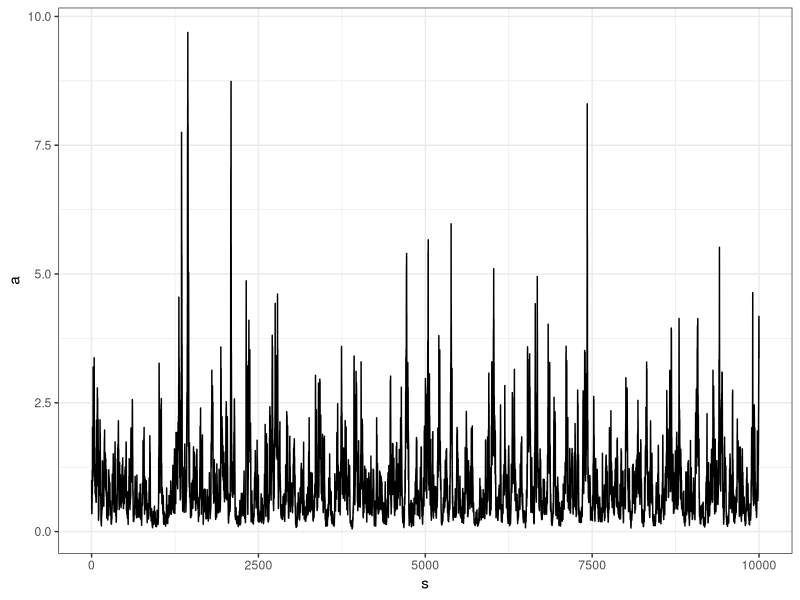
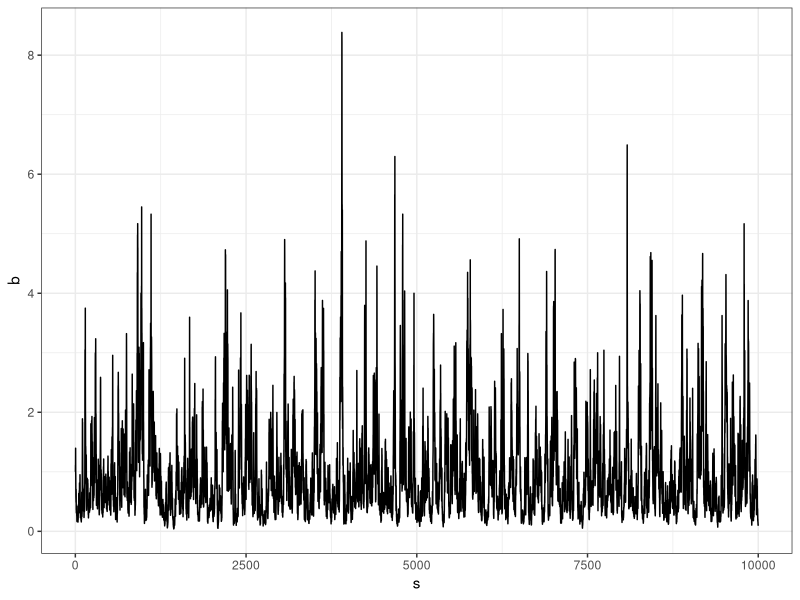
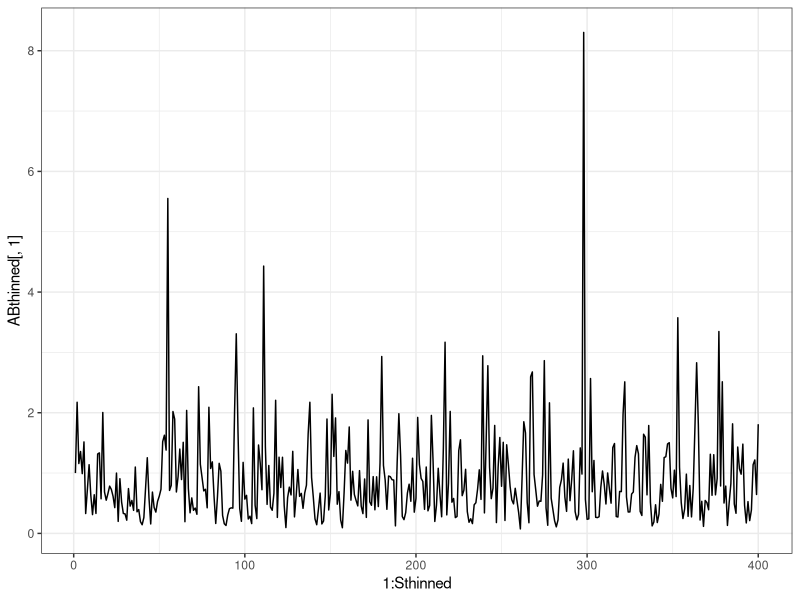
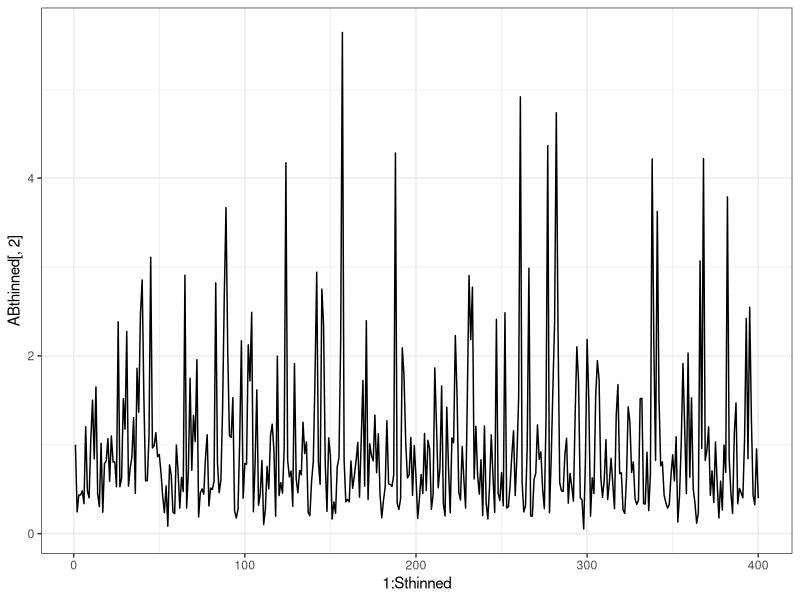
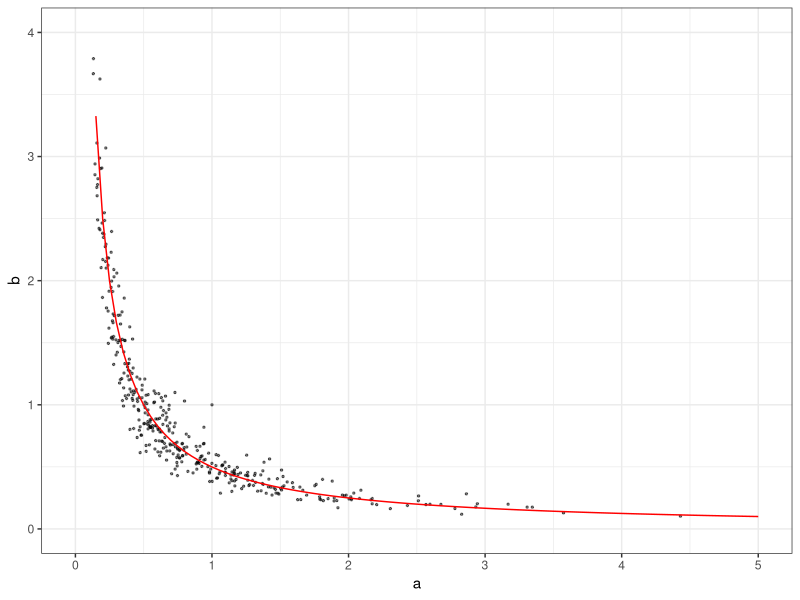
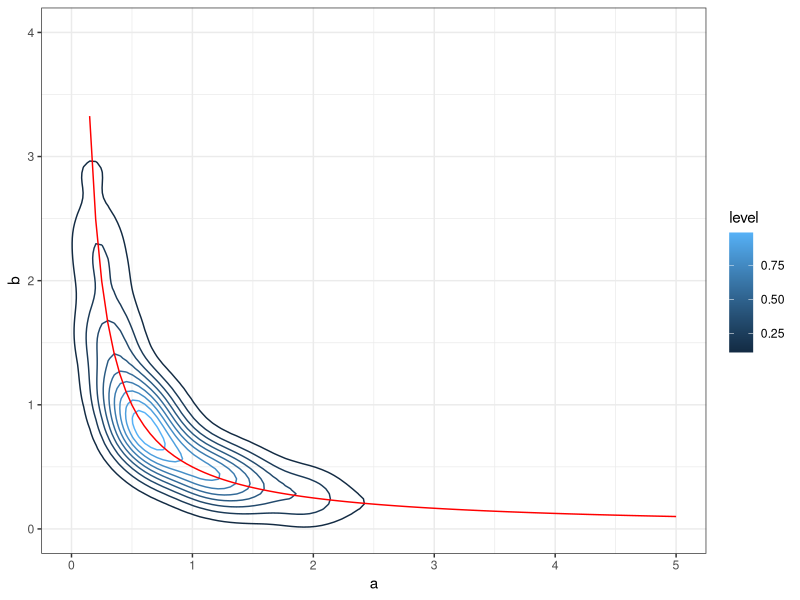
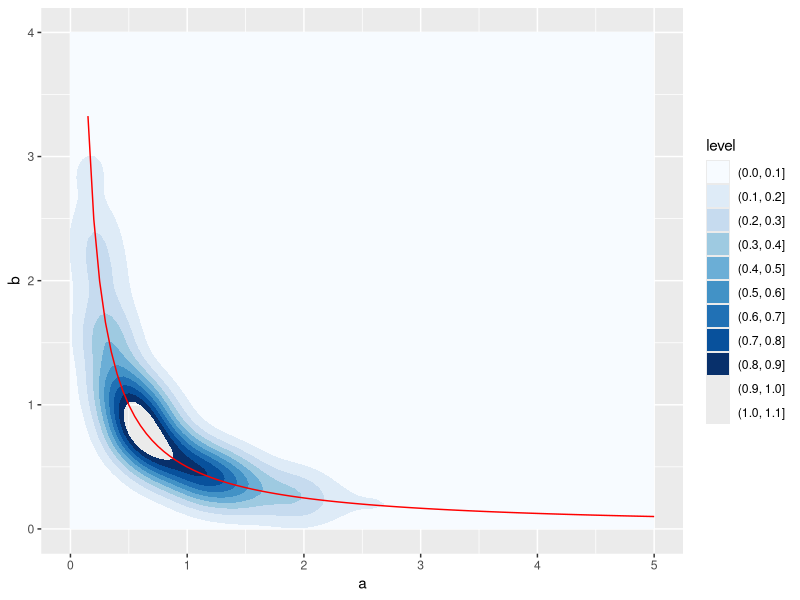
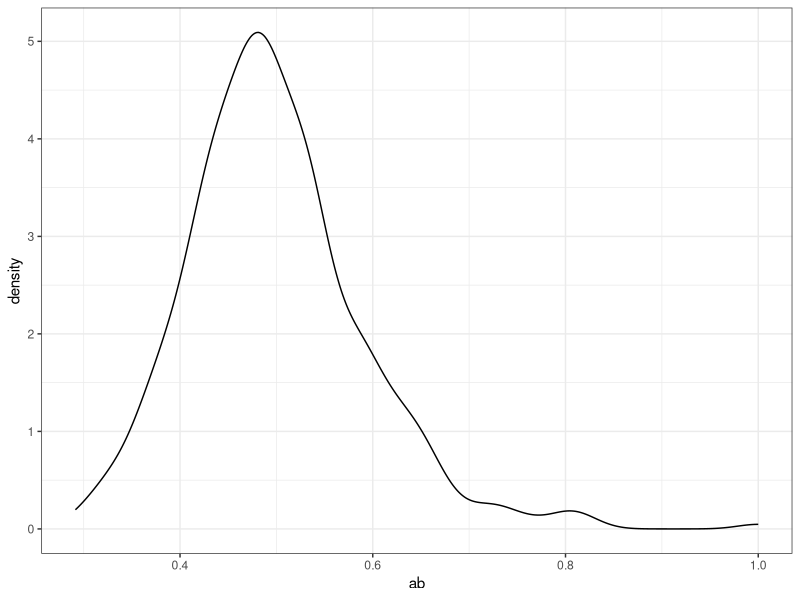

Write the R code that produced these figures, in order.
## ---- chunk 1
library(MASS)
library(coda)
library(ggplot2)
X=c(
0.0371331907051745,0.271390503356533,2.40473359881563,
0.279129389456793,3.89335288168723,6.07299593757399,
2.0008345204379,0.374140078068601,0.269576448538397,
1.316028759158,2.42209106222679,1.12711988643488,
0.847399458693192,0.0916006407183253,3.15166571883227,
0.122355493965856,1.6631530013599,2.31930895969008,
0.254301124443481,2.91553389072551,1.99536939381821,
2.46937213527566,9.4394789881428,5.27195433646316,
0.45310761063482,1.65998358370856,2.95869986327957,
2.82643679251663,0.407467252515871,1.07017463071046
)
## ---- chunk 2
#######################################
# This function is a Gibbs sampler
# 
# Input
#   a0: initial value for a
#   b0: initial value for b
#   S:  number of iterations
#   X:  observed data, just a vector
#
# Output
#   A two column matrix AB with samples 
     #   for a in first column and
     #   for b in second column
#######################################
## ---- chunk 3
sampleGibbs=function(a0, b0, S, X){
  # get sum, which is sufficient statistic
  x=sum(X)
  # get n
  n=length(X)
  # create empty matrix, allocate memory for efficiency
  AB=matrix(NA, nrow=S, ncol=2)
  # iterate the algorithm
  a=a0;b=b0
  for(j in 1:S){ # number of iteration
    AB[j,1]=a
    AB[j,2]=b
    a=rgamma(1,shape=n+1, rate=b*x+1)
    b=rgamma(1,shape=n+1, rate=a*x+1)
  }
  return(AB)
}
## ---- chunk 4
# run Gibbs sampler
a0=b0=1 # initial values = 1
S=10000
AB=sampleGibbs(a0 , b0 , S , X) 
head(AB)

df=data.frame(s=1:S, a=AB[,1], b=AB[,2])
## ---- chunk 5
ggplot(df)+
  geom_line(aes(x=s, y=a))+
  theme_bw()
ggplot(df)+
  geom_line(aes(x=s, y=b))+
  theme_bw()
## ---- chunk 6
effectiveSize(AB[,1])/S*100
effectiveSize(AB[,2])/S*100
## ---- chunk 7
# AB is the original dataframe
# ABthinned is the thinned version
ABthinned=AB[seq(1,S,by=25),]
Sthinned=dim(ABthinned)[1]

print(Sthinned)

effectiveSize(ABthinned[,1])/Sthinned*100
effectiveSize(ABthinned[,2])/Sthinned*100
## ---- chunk 8
c(effectiveSize(ABthinned[,1]),effectiveSize(AB[,1]))
c(effectiveSize(ABthinned[,2]),effectiveSize(AB[,2]))
## ---- chunk 9
ggplot()+
  geom_line(aes(x=1:Sthinned, y=ABthinned[,1]))+
  theme_bw()
ggplot()+
  geom_line(aes(x=1:Sthinned, y=ABthinned[,2]))+
  theme_bw()
## ---- chunk 10
prod=mean(ABthinned[,1]*ABthinned[,2]) # mean of a*b
f=function(x){return(prod/x)} 
dft=data.frame(a=ABthinned[,1],b=ABthinned[,2])
## ---- chunk 11
ggplot(dft, aes(x = a, y = b)) +
  #geom_density_2d(aes(color = ..level..),bins=10)+
  geom_point(alpha=0.5,size=0.5)+
  xlim(0,5)+ylim(0,4)+
  geom_function(fun=f,color="red")+
  theme_bw()
## ---- chunk 12
ggplot(dft, aes(x = a, y = b)) +
  geom_density_2d(aes(color = ..level..),bins=10)+
  #geom_point(alpha=0.1,size=0.5)+
  xlim(0,5)+ylim(0,4)+
  geom_function(fun=f,color="red")+
  theme_bw()
## ---- chunk 13
ggplot(dft, aes(x = a, y = b)) +
  geom_density_2d_filled() +
  scale_fill_brewer()+
  xlim(0,5)+ylim(0,4)+
  geom_function(fun=f,color="red")
## ---- chunk 14
# the distribution of a*b
ab=ABthinned[,1]*ABthinned[,2]
ggplot()+
  geom_density(aes(x=ab))+
  theme_bw()
## ---- chunk 15
ggplot()+
  geom_line(aes(x=1:Sthinned, y=ab))+
  theme_bw()
